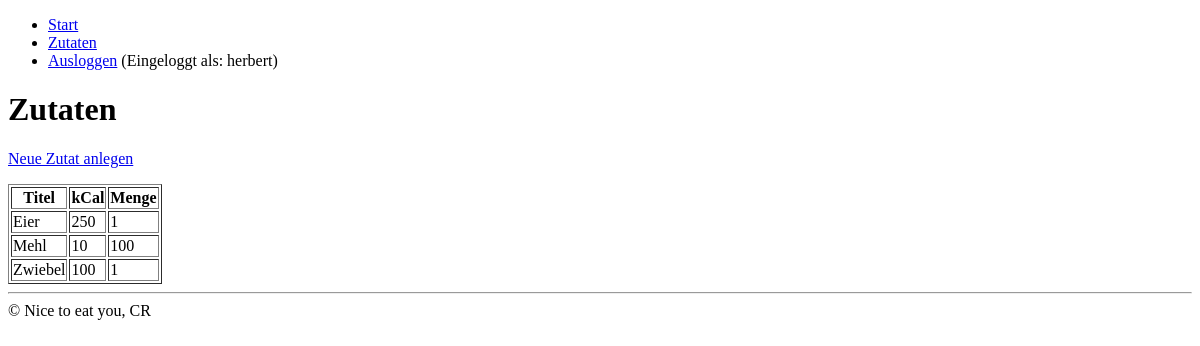
/admin/zutaten_liste.php (signed in), run on an earlier commit of the app's database.
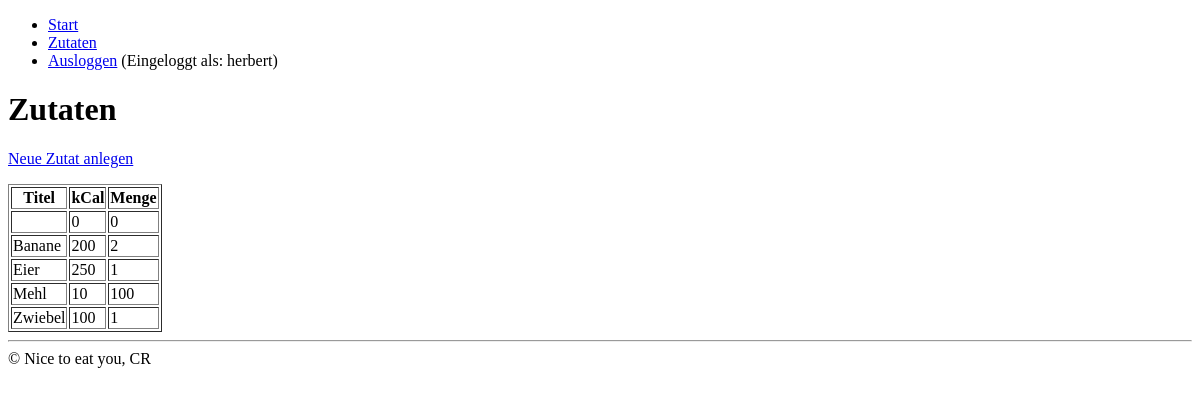
And on a later commit of the database.
### tables this page shows
CREATE TABLE `zutaten` (
  `id` int(10) UNSIGNED NOT NULL,
  `titel` varchar(50) NOT NULL,
  `menge` float DEFAULT NULL,
  `einheit` varchar(50) DEFAULT NULL,
  `kcal_pro_100` int(11) DEFAULT NULL
);

### admin/zutaten_liste.php (the view, shortened to what this page needs)
<?php
include "funktionen.php";
include "kopf.php";
?>
<h1>Zutaten</h1>
<p><a href="zutaten_neu.php">Neue Zutat anlegen</a></p>
<?php
    $result = mysqli_query($db, "SELECT * FROM zutaten ORDER BY titel ASC");
    echo "<table border='1'>";
    echo "<thread>";
    echo "<tr>";
        echo "<th>Titel</th>";
        echo "<th>kCal</th>";
        echo "<th>Menge</th>";
    echo "</tr>";
    echo "</thread>";
    echo "<tbody>";
        while ($row = mysqli_fetch_assoc($result)) {
            echo "<tr>";
            echo "<td>". $row["titel"]."</td>";
            echo "<td>". $row["kcal_pro_100"]."</td>";
            echo "<td>". $row["menge"]."</td>";
            echo "</tr>";
        }
    echo "</tbody>";
    echo "</table>";
?>
<?php
include "fuss.php";
?>

### admin/kopf.php (shortened to what this page needs)
<!DOCTYPE html>
<html lang="de">
<head>
</head>
<body>
<nav>
    <ul>
        <li><a href="index.php">Start</a></li>
        <li><a href="zutaten_liste.php">Zutaten</a></li>
        <li><a href="logout.php">Ausloggen</a> (Eingeloggt als: <?php echo $_SESSION["benutzername"]; ?>)</li>
    </ul>
</nav>

### admin/fuss.php
        <footer>
            <hr>
            &copy; Nice to eat you, CR
        </footer>
    </body>
</html>

What changed in the data, as far as the page shows it:
added zutaten: kcal_pro_100 "0", menge "0"
added zutaten: titel "Banane", kcal_pro_100 "200", menge "2"
